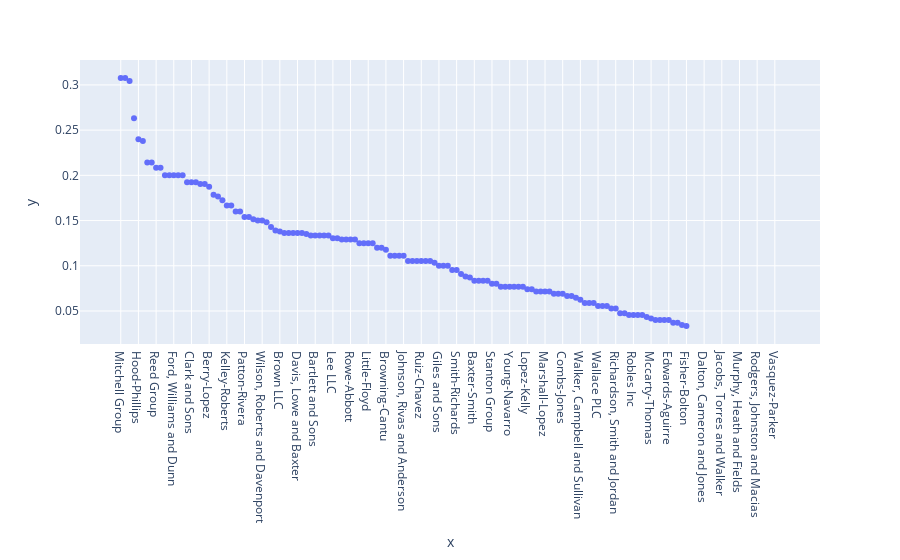

The cell this chart's notebook holds for it:
### Markdown cell above
On a scatter plot (below) we can see that there are three merchants who have a relatively high ST/TT: Mitchell Group, Wheeler-Moreno and Wood-Ramirez. (There are a few others that fall in between these three and the main linear grouping, but we'll put these aside for now.) These three would be worth observing and perhaps investigating for fraudulent activity.

### Code cell
ST_merchants_fig_2 = px.scatter(st3, x=st3.index, y=st3.values)

ST_merchants_fig_2.show()

### Figure 1 — Plotly figure (JSON) as saved in the notebook; plotly's stock layout.template omitted (floating-point values rounded to 4 significant figures; data arrays with more than 128 entries replaced by an {"elided": "..."} marker saying what was removed)
{"data": [{"hovertemplate": "x=%{x}<br>y=%{y}<extra></extra>", "legendgroup": "", "marker": {"color": "#636efa", "symbol": "circle"}, "mode": "markers", "name": "", "showlegend": false, "type": "scatter", "x": {"elided": "150 str values"}, "xaxis": "x", "y": {"elided": "150 float values"}, "yaxis": "y"}], "layout": {"autosize": true, "legend": {"tracegroupgap": 0}, "margin": {"t": 60}, "xaxis": {"anchor": "y", "autorange": true, "domain": [0, 1], "range": [-9.71, 158.7], "title": {"text": "x"}, "type": "category"}, "yaxis": {"anchor": "x", "autorange": true, "domain": [0, 1], "range": [0.009825, 0.3312], "title": {"text": "y"}, "type": "linear"}}}
